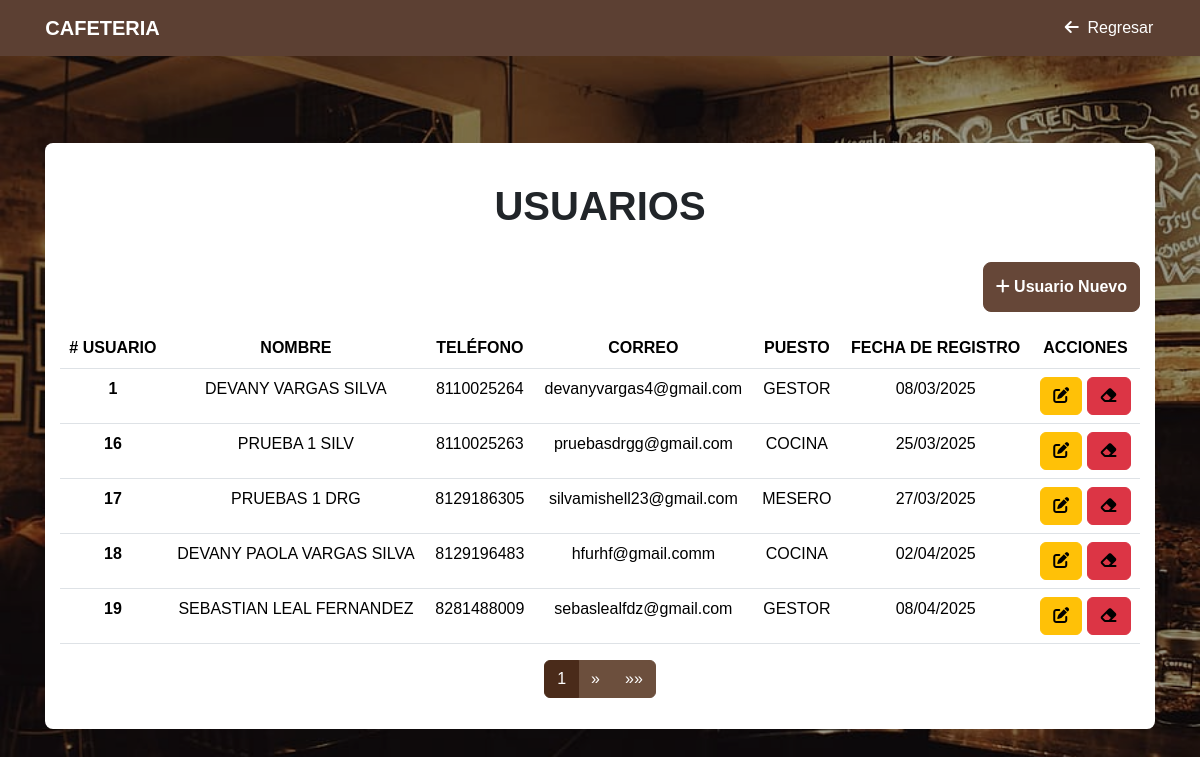
The app's page /pedidos/adminGeneral/usuarios/ (signed in) with its own data.
### pedidos/models.py (models this page shows, shortened)
class USUARIO(models.Model):
    ROLES = (
        (1, 'MESERO'),
        (2, 'COCINA'),
        (3, 'GESTOR'),
    )
    idUsuario = models.AutoField(primary_key=True)
    nombre = models.CharField(max_length=50)
    apPaterno = models.CharField(max_length=50)
    apMaterno = models.CharField(max_length=50)
    telefono = models.CharField(max_length=15, unique=True)
    correo = models.EmailField(unique=True)
    rol = models.IntegerField(choices=ROLES)
    fechaRegistro = models.DateField()
    user = models.OneToOneField(User, on_delete=models.CASCADE, related_name='usuario')
    class Meta:
        constraints = [
            models.UniqueConstraint(fields=['telefono'], name='unique_telefono'),
            models.UniqueConstraint(fields=['correo'], name='unique_correo')
        ]

### pedidos/views.py (the view)
# urls.py: path('adminGeneral/usuarios/', views.v_lista_usuarios, name='admin_usuarios'),
@login_required
def v_lista_usuarios(request):
    if request.user.usuario.rol != 3:  # Verificar si es un administrador
        return redirect('pedidos:login')
    usuarios = USUARIO.objects.all()  # Obtiene todos los usuarios
    if not usuarios:
        messages.warning(request, 'No hay usuarios registrados.')
    paginator = Paginator(usuarios, 5)  # Mostrar 5 usuarios por página
    page_number = request.GET.get('page')  # Obtener el número de página de la URL
    page_obj = paginator.get_page(page_number)  # Obtener la página actual
    return render(request, 'adminUsuarios.html', {'usuarios': page_obj})

### pedidos/templates/adminUsuarios.html (shortened to what this page needs)
{% extends 'plantilla.html' %}
{% load static %}
{% block body %}
<body data-user-id="{{ request.user.usuario.idUsuario }}">
<link rel="stylesheet" href="{% static 'pedidos/css/listados.css' %}">
<br>
<div class="container bg-white rounded-3 mt-5">
    <br><h2 class="text-center">USUARIOS</h2><br>
    <div class="text-end mb-3">
        <a href="{% url 'pedidos:registro_usuario' %}" class="btn btn-marron"><i class="fa-solid fa-plus" style="color: #ffffff;"></i>  Usuario Nuevo</a>
    </div>
    <table class="table table-hover">
        <thead>
            <tr>
                <th scope="col"># USUARIO</th>
                <th scope="col">NOMBRE</th>
                <th scope="col">TELÉFONO</th>
                <th scope="col">CORREO</th>
                <th scope="col">PUESTO</th>
                <th scope="col">FECHA DE REGISTRO</th>
                <th scope="col">ACCIONES</th>
            </tr>
        </thead>
        <tbody>
            {% for usuario in usuarios %}
            <tr>
                <th>{{ usuario.idUsuario }}</th>
                <td>{{ usuario.nombre|default:"" }} {{ usuario.apPaterno|default:"" }} {{ usuario.apMaterno|default:"" }}</td>
                <td>{{ usuario.telefono }}</td>
                <td>{{ usuario.correo }}</td>
                <td>{{ usuario.get_rol_display }}</td>
                <td>{{ usuario.fechaRegistro|date:"d/m/Y" }}</td>
                <td>
                    <a href="{% url 'pedidos:editar_usuario' usuario.idUsuario %}" class="btn btn-warning"><i class="fa-solid fa-pen-to-square" style="color: #000000;"></i></a>
                    <button type="button" class="btn btn-danger delete-btn" data-id="{{ usuario.idUsuario }}" data-bs-toggle="modal"><i class="fa-solid fa-eraser" style="color: #000000;"></i></button>
                </td>
            </tr>
            {% empty %}
            <tr>
                <td colspan="7" class="text-center">No hay usuarios.</td>
            </tr>
            {% endfor %}
        </tbody>
    </table>
    <div class="d-flex justify-content-center mt-3">
        <nav>
            <ul class="pagination">
                <li class="page-item active">
                    <span class="page-link">{{ usuarios.number }} <span class="sr-only">(actual)</span></span>
                </li>
                {% if usuarios.has_next %}
                <li class="page-item">
                    <a class="page-link" href="?page={{ usuarios.next_page_number }}" aria-label="Página siguiente">
                        <span aria-hidden="true">&raquo;</span>
                    </a>
                </li>
                <li class="page-item">
                    <a class="page-link" href="?page={{ usuarios.paginator.num_pages }}" aria-label="Última página">
                        <span aria-hidden="true">&raquo;&raquo;</span>
                    </a>
                </li>
                {% endif %}
            </ul>
        </nav>
    </div>
</div>
</body>
{% endblock %}

### pedidos/static/pedidos/css/listados.css (style rules this page uses)
body { display: flex; align-items: center; justify-content: center; font-family: Arial, sans-serif; }
h2 { font-weight: bold; font-size: 40px; }
table { text-align: center; }
.container { padding: 15px; }
.btn-marron { background-color: #664738; color: white; font-weight: bold; padding: 0.75rem; border-radius: 8px; border-color: #664738; transition: background-color 0.3s ease; }
.pagination .page-item .page-link { background-color: #6c4f3d; color: white; border: 1px solid #6c4f3d; cursor: pointer; }
.pagination .page-item.active .page-link { background-color: #4a2b1a; color: white; border-color: #4a2b1a; cursor: pointer; }

### records on screen
USUARIO: idUsuario "1", nombre "DEVANY", apPaterno "VARGAS", apMaterno "SILVA", telefono "8110025264", correo "devanyvargas4@gmail.com", rol "GESTOR", fechaRegistro "08/03/2025"
USUARIO: idUsuario "16", nombre "PRUEBA", apPaterno "1", apMaterno "SILV", telefono "8110025263", correo "pruebasdrgg@gmail.com", rol "COCINA", fechaRegistro "25/03/2025"
USUARIO: idUsuario "17", nombre "PRUEBAS", apPaterno "1", apMaterno "DRG", telefono "8129186305", correo "silvamishell23@gmail.com", rol "MESERO", fechaRegistro "27/03/2025"
USUARIO: idUsuario "18", nombre "DEVANY PAOLA", apPaterno "VARGAS", apMaterno "SILVA", telefono "8129196483", correo "hfurhf@gmail.comm", rol "COCINA", fechaRegistro "02/04/2025"
USUARIO: idUsuario "19", nombre "SEBASTIAN", apPaterno "LEAL", apMaterno "FERNANDEZ", telefono "8281488009", correo "sebaslealfdz@gmail.com", rol "GESTOR", fechaRegistro "08/04/2025"

### other values on screen
{{ usuarios.number }} "1"
